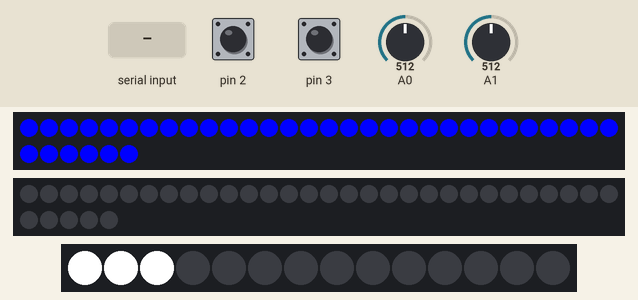
Recording of a sketch running on a simulated Arduino Uno, built with avr-gcc and run on an emulated ATmega328P. Parts: 36 RGB LEDs in strip order, left to right, continuing on the next row, 35 RGB LEDs in strip order, left to right, continuing on the next row, 14 RGB LEDs in strip order, left to right. The inputs (shaded band) are chosen by the test bench; at power-on: A0 = 512, A1 = 512, pin 2 HIGH, pin 3 HIGH. Dim RGB values are drawn brighter than linear; what the sketch prints to the serial monitor is not drawn.

Above: at 1.2 s.
1.3 s: A0 set to 671
4.3 s: A0 set to 689
At 5.0 s:
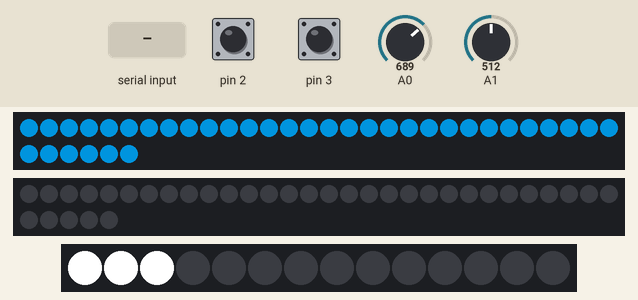
5.9 s: byte 30 received over Serial
At 6.8 s:
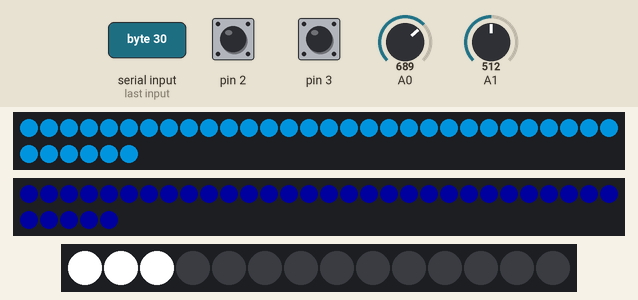
7.6 s: A1 set to 306
At 8.6 s:
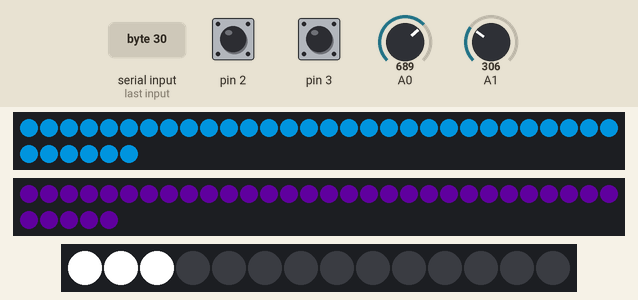
9.3 s: A1 set to 188
10.8 s: A1 set to 154
Timing chart, 0 to 13.4 s (numbered marks = the images above; inputs shaded):
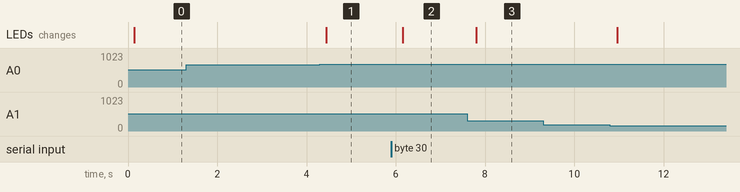

The sketch:

_161216_combined_twoMaxData.ino
```cpp
#include <Adafruit_NeoPixel.h>
#ifdef __AVR__
#include <avr/power.h>
#endif

#define PIN1            13 // wood
#define PIN2            12 // acrylic
#define PIN3            11 // metal

#define NUMPIXEL1       36 // wood
#define NUMPIXEL2       35 // acrylic
#define NUMPIXEL3       14 // metal

Adafruit_NeoPixel woodLamp = Adafruit_NeoPixel(NUMPIXEL1, PIN1, NEO_GRB + NEO_KHZ800);
Adafruit_NeoPixel acrylicLamp = Adafruit_NeoPixel(NUMPIXEL2, PIN2, NEO_GRB + NEO_KHZ800);
Adafruit_NeoPixel metalLamp = Adafruit_NeoPixel(NUMPIXEL3, PIN3, NEO_GRB + NEO_KHZ800);

// Encoder connect to digitalpin 2 and 3 on the Arduino.
volatile unsigned int counter = 0; //This variable will increase or decrease depending on the rotation of encoder

// Variables to control lighting in metal lamp
int current = 0;
int previous = 0;
int difference = 0;
int index = 0;
int encoderDir;

// Byte sent fron MAXMSP
int maxData = 0;

void setup() {
  woodLamp.begin();
  acrylicLamp.begin();
  metalLamp.begin();

  Serial.begin(9600);

  // Setting up interrupt
  // A rising pulse from encodenren activated ai0(). AttachInterrupt 0 is DigitalPin nr 2 on moust Arduino.
  attachInterrupt(0, ai0, RISING);

  // B rising pulse from encodenren activated ai1(). AttachInterrupt 1 is DigitalPin nr 3 on moust Arduino.
  attachInterrupt(1, ai1, RISING);
}

void loop() {

  while (Serial.available() > 0) {
    maxData = Serial.read();
  }

  // brightness for neopixel
  int b1 = 255; // wood
  int b2 = maxData; // acrylic
  int b3 = 255; // metal

  int woodPot = analogRead(A0);
  int arylicPot = analogRead(A1);

  int woodCol = map(woodPot, 0, 1024, 0, 6);
  int arylicCol = map(arylicPot, 0, 1024, 0, 6);

  current = map(counter, 0, 65535, 0, 2000);
  difference = current - previous;
  previous = current;

  // send data to MAXMSP
  Serial.print(woodCol,DEC);
  Serial.print(" ");
  Serial.print(arylicCol, DEC);
  Serial.print(" ");
  Serial.print(current);
  Serial.print(" ");
  Serial.print(encoderDir);
  Serial.print(" ");
  Serial.print("\r");


  // lighting for the wood lamp
  woodLamp.setPixelColor(0, woodLamp.Color(0, 0, 0));
  woodLamp.show();
  for (int i = 0; i < NUMPIXEL1; i++) {
    if (woodCol == 0) {
      woodLamp.setPixelColor(i, woodLamp.Color(0, b1 / 5 * 5, b1 / 5 * 0));
    } else if (woodCol == 1) {
      woodLamp.setPixelColor(i, woodLamp.Color(0, b1 / 5 * 3, b1 / 5 * 2));
    } else if (woodCol == 2) {
      woodLamp.setPixelColor(i, woodLamp.Color(0, b1 / 5 * 1, b1 / 5 * 4));
    } else if (woodCol == 3) {
      woodLamp.setPixelColor(i, woodLamp.Color(0, b1 / 5 * 0, b1 / 5 * 5));
    } else if (woodCol == 4) {
      woodLamp.setPixelColor(i, woodLamp.Color(0, b1 / 5 * 2, b1 / 5 * 3));
    } else {
      woodLamp.setPixelColor(i, woodLamp.Color(0, b1 / 5 * 4, b1 / 5 * 1));
    }
    woodLamp.show();
  }


  // lighting for the acrylic lamp
  acrylicLamp.setPixelColor(0, acrylicLamp.Color(0, 0, 0));
  acrylicLamp.show();
  for (int i = 0; i < NUMPIXEL2; i++) {
    if (arylicCol == 0) {
      acrylicLamp.setPixelColor(i, acrylicLamp.Color(b2 / 5 * 5, 0, b2));
    } else if (arylicCol == 1) {
      acrylicLamp.setPixelColor(i, acrylicLamp.Color(b2 / 5 * 3, 0, b2));
    } else if (arylicCol == 2) {
      acrylicLamp.setPixelColor(i, acrylicLamp.Color(b2 / 5 * 1, 0, b2));
    } else if (arylicCol == 3) {
      acrylicLamp.setPixelColor(i, acrylicLamp.Color(b2 / 5 * 0, 0, b2));
    } else if (arylicCol == 4) {
      acrylicLamp.setPixelColor(i, acrylicLamp.Color(b2 / 5 * 2, 0, b2));
    } else {
      acrylicLamp.setPixelColor(i, acrylicLamp.Color(b2 / 5 * 4, 0, b2));
    }
    acrylicLamp.show();
  }

  // lighting for the metal lamp
  if (difference > 0) {
    index--;
    if (index < 0) {
      index = NUMPIXEL3 - 1;
    }
  } else if (difference < 0) {
    index++;
    if (index > NUMPIXEL3 - 1) {
      index = 0;
    }
  }

  if (index == NUMPIXEL3 - 2) {
    for (int i = index; i < index + 2; i++) {

      metalLamp.setPixelColor(i, metalLamp.Color(b3, b3, b3));
      metalLamp.show();
    }

    metalLamp.setPixelColor(0, metalLamp.Color(b3, b3, b3));
    metalLamp.show();
    for (int i = 1; i < index; i++) {
      metalLamp.setPixelColor(i, metalLamp.Color(0, 0, 0));
      metalLamp.show();
    }
  } else if ( index == NUMPIXEL3 - 1) {
    metalLamp.setPixelColor(NUMPIXEL3 - 1, metalLamp.Color(b3, b3, b3));
    metalLamp.show();
    for (int i = 0; i < 2; i++) {
      metalLamp.setPixelColor(i, metalLamp.Color(b3, b3, b3));
      metalLamp.show();
    }
    for (int i = 2; i < index; i++) {
      metalLamp.setPixelColor(i, metalLamp.Color(0, 0, 0));
      metalLamp.show();
    }
  } else {
    for (int i = index; i < index + 3; i++) {
      metalLamp.setPixelColor(i, metalLamp.Color(b3, b3, b3));
      metalLamp.show();
    }
    for (int i = 0; i < index; i++) {
      metalLamp.setPixelColor(i, metalLamp.Color(0, 0, 0));
      metalLamp.show();
    }
    for (int i = index + 3; i < NUMPIXEL3; i++) {
      metalLamp.setPixelColor(i, metalLamp.Color(0, 0, 0));
      metalLamp.show();
    }
  }

  delay(10);
}


// Encoder
void ai0() {
  // ai0 is activated if DigitalPin nr 2 is going from LOW to HIGH
  // Check pin 3 to determine the direction
  if (digitalRead(3) == LOW) {
    counter++;
    encoderDir = 1;
  } else {
    counter--;
    encoderDir = 0;
  }
}

void ai1() {
  // ai0 is activated if DigitalPin nr 3 is going from LOW to HIGH
  // Check with pin 2 to determine the direction
  if (digitalRead(2) == LOW) {
    counter--;
    encoderDir = 0;
  } else {
    counter++;
    encoderDir = 1;
  }
}
```

Measured:
- the behaviour switches between 682 and 683 on A0 (found by bisection; images 0 and 1)
- after the input at 1.3 s, every drawn part: stays the same
- after the input at 4.3 s, the LEDs: change after 0.14 s (image 1)
- after the input at 5.9 s, the LEDs: change after 0.26 s (image 2)
- after the input at 7.6 s, the LEDs: change after 0.20 s (image 3)
- after the input at 9.3 s, every drawn part: stays the same
